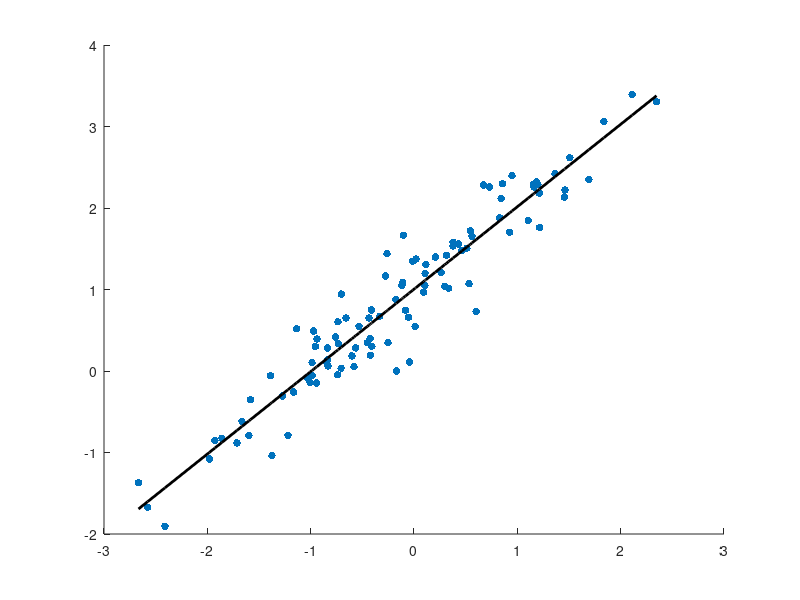

This figure's MATLAB source: (Note: this script raises an error after producing the figure.)
function experiment_blr()
    % INSTRUCTIONS: 
    % you should complete the function experiment_blr()
    % save your produced figures and insert them to your .PDF report (with 
    % detailed description).
    
    % Generate data
    rng(1); % set the random generator seed.
    trueBeta = 10;
    [X,T] = generateData(trueBeta);
    plotData(X,T);
    
    % Get the least-squares estimation
    lseW = ordinaryLS(X,T);
    plotLine(X,lseW, 'k');
    
    % Bayesian estimation, using 0-mean gaussian with precision alpha as a prior.
    beta = trueBeta;
    alpha1 = 100*beta;          % strong prior
    alpha2 = 30*beta;           % weaker prior.
    
    % Compute posterior distribution
    [mu1, Sigma1] = computePosterior(X,T,beta,alpha1); 
    [mu2, Sigma2] = computePosterior(X,T,beta,alpha2);
    plotLine(X, mu1, 'r');
    plotLine(X, mu2, 'M');
    
    % Estimate the hyperparmaeters.
    [alphaEBayes, betaEBayes] = estimateAlphaBetaViaEmpiricalBayes(X, T);
    [muEBayes, sigmaEBayes]   = computePosterior(X,T,betaEBayes,alphaEBayes)
    plotLine(X, muEBayes, 'b');
    
    % BLR is more than ordinary least squares.
    % It also provide confidence, based on the variance.
    plotConfidence(X, beta, muEBayes, sigmaEBayes)
end



function [mu, Sigma]=computePosterior(X,T,beta,alpha)
    %[FILL IN PART]
end

function [pred, variance]=predictiveDistribution(X, beta, mu, Sigma)
    %[FILL IN PART]
end

function lseW=ordinaryLS(X,T)      % ordinary regression
    lseW = inv(X'*X)*X'*T;
end

function [alpha, beta]=estimateAlphaBetaViaEmpiricalBayes(X, T)
    %% automatically determine alpha, beta
    N = size(X,1);
    alpha = 20;  % initial value
    beta = 42;
    
    XX = X'*X;
    for iter = 1:10,
        [mu,~] = computePosterior(X,T,beta,alpha);        
        % figure out lambda
        [~, E] = eig(beta*XX);
        E = diag(E);
        gamma = sum( E ./ (E+alpha));
        fprintf('iter=%d, alpha=%f, beta =%f, gamma = %f\n', iter, alpha, beta, gamma);
        % reestimate alpha, beta
        alpha = gamma / (mu'*mu);
        beta = (N - gamma)/sum( (T - X*mu).^2);
    end
end

%%%%%%%%%%%%%%%%%% data generation %%%%%%%%%%%%%%%%%%

function [X,T, trueBeta]=generateData(trueBeta)
    %% Getting data
    W = [1; 1];
    N = 100;
    X= [ones(N,1) sort(randn(N,1))];
    T = X*W + randn(N,1)*sqrt(1/trueBeta);
end


%%%%%%%%%%%%%%%%%% plotting related functions %%%%%%%%%%%%%%%%%%

function plotData(X,T)
    %% plot data
    figure(1); clf;
    scatter(X(:,2), T, 30, 'filled');
    hold on;
end

function plotLine(X, w, color)
    pred =X*w;
    figure(1); hold on;
    plot(X(:,2),pred, color, 'LineWidth', 2);
end


function plotConfidence(X, beta, mu, Sigma)
    N = size(X,1);
    %% calculate each prediction's variance
    [pred, variance] = predictiveDistribution(X, beta, mu, Sigma);
    %% plot confidence interval using one standard deviation
    figure;
    ciplot(pred - variance.^(1/2), pred + variance.^(1/2));
    hold on;
    plot([1:N], pred, 'd', 'MarkerFaceColor', 'r', 'MarkerSize', 10);
end

function ciplot(lower,upper,x,colour)
     
    % ciplot(lower,upper)       
    % ciplot(lower,upper,x)
    % ciplot(lower,upper,x,colour)
    %
    % Plots a shaded region on a graph between specified lower and upper confidence intervals (L and U).
    % l and u must be vectors of the same length.
    % Uses the 'fill' function, not 'area'. Therefore multiple shaded plots
    % can be overlayed without a problem. Make them transparent for total visibility.
    % x data can be specified, otherwise plots against index values.
    % colour can be specified (eg 'k'). Defaults to blue.

    % Raymond Reynolds 24/11/06

    if length(lower)~=length(upper)
        error('lower and upper vectors must be same length')
    end

    if nargin<4
        colour='b';
    end

    if nargin<3
        x=1:length(lower);
    end

    % convert to row vectors so fliplr can work
    if find(size(x)==(max(size(x))))<2
    x=x'; end
    if find(size(lower)==(max(size(lower))))<2
    lower=lower'; end
    if find(size(upper)==(max(size(upper))))<2
    upper=upper'; end

    fill([x fliplr(x)],[upper fliplr(lower)],colour)
end


